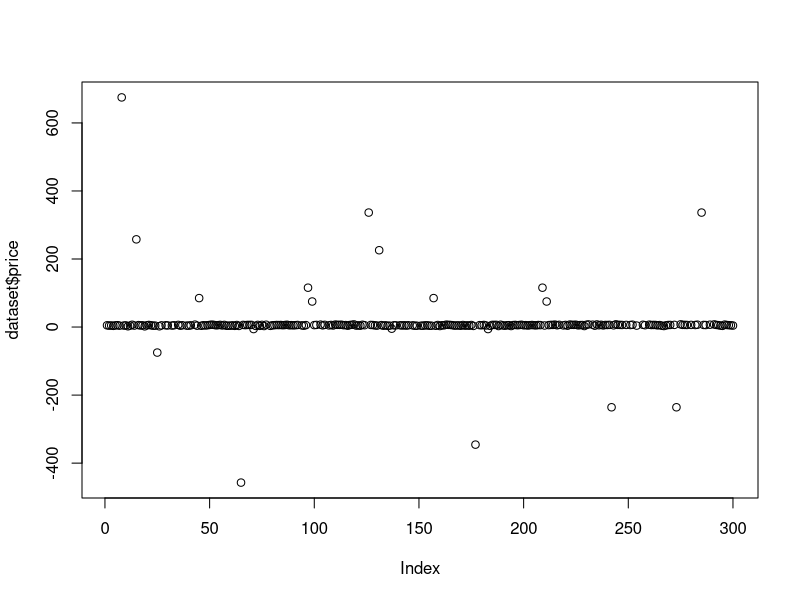
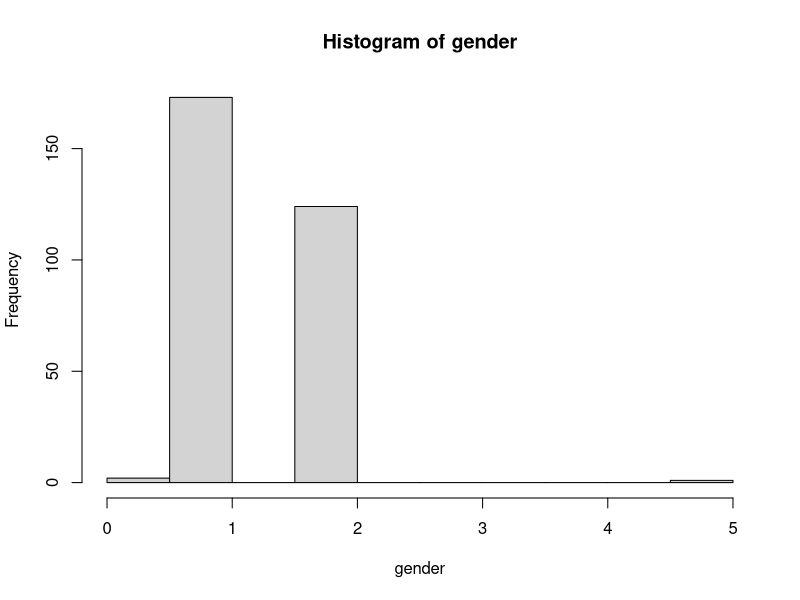
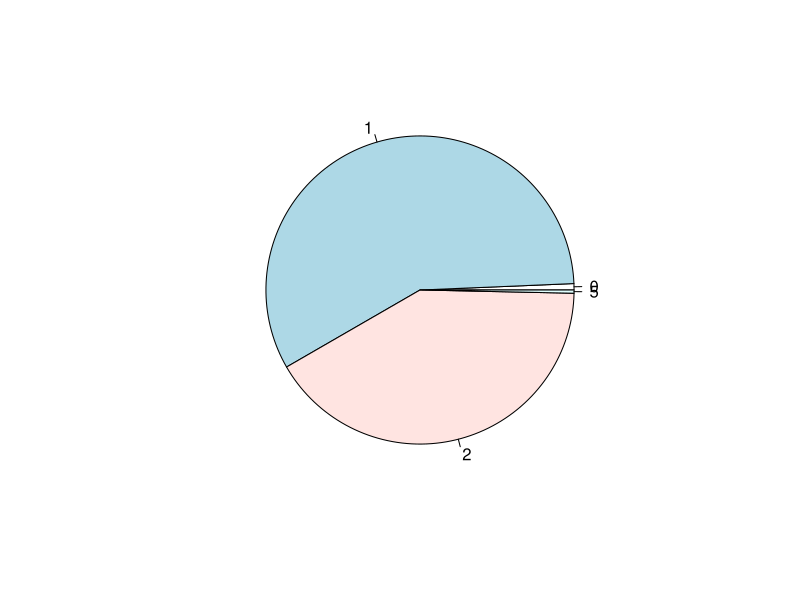
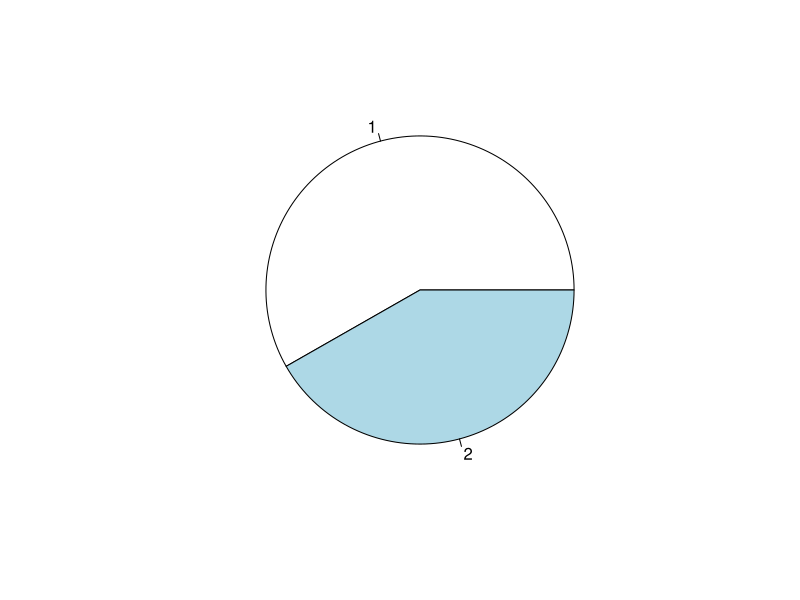
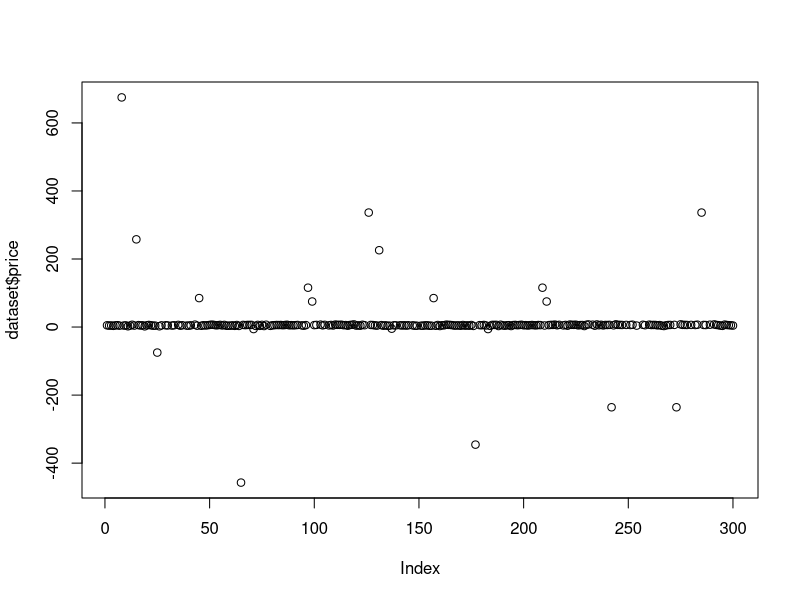
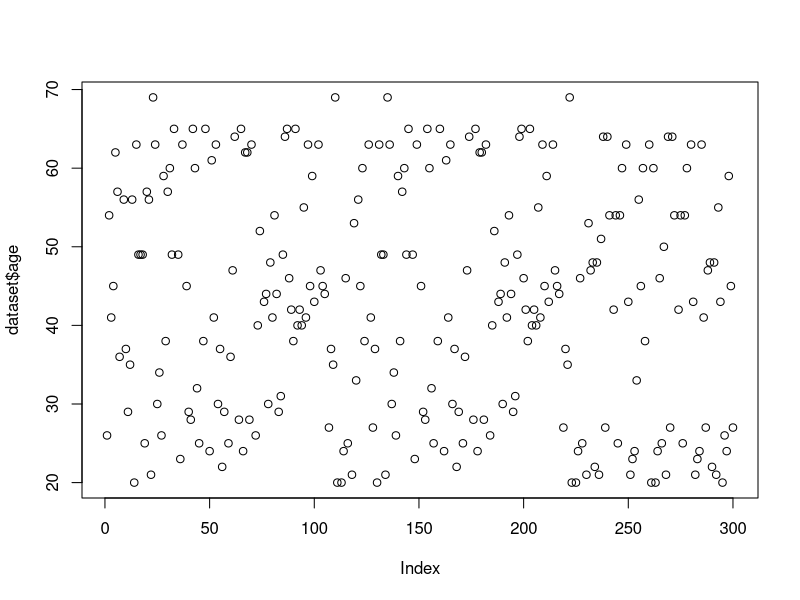
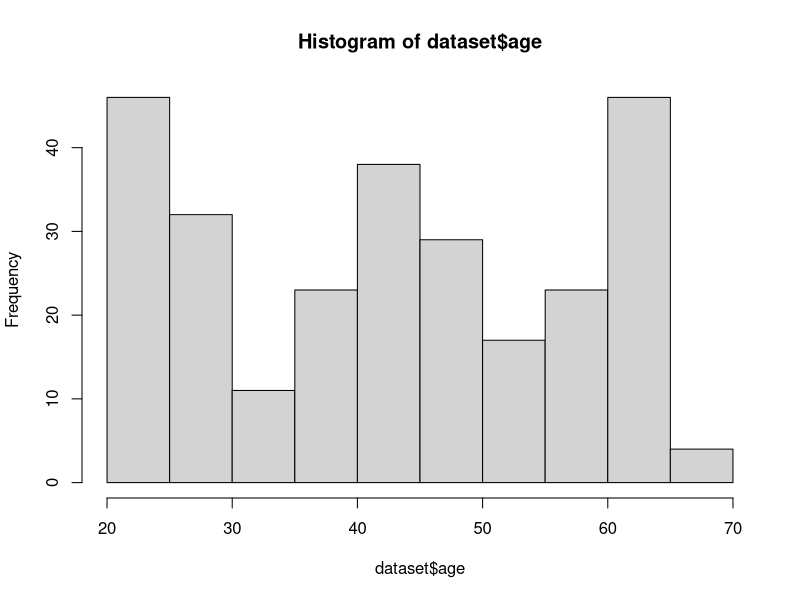

Source code (R) for these figures, in order: (Note: this script raises an error after producing the figures.)
# 1. 탐색적 데이터 분석

# 실습 데이터 읽어오기

setwd("C:/Rwork/Part-II")
dataset <- read.csv("dataset.csv", header=TRUE) # 헤더가 있는 경우
#부모에 따라 자녀의 합격여부
#1) 데이터 셋 보기

# 데이터셋 전체 보기
View(dataset) # 뷰어창 출력

# 간단이 앞쪽/뒤쪽 조회
head(dataset) 
tail(dataset) 

# 2) 데이터 셋 구조보기
names(dataset) # 변수명(컬럼)
attributes(dataset) # names(), class, row.names
str(dataset) # 데이터 구조보기

# 3) 데이터 셋 조회 
dataset$age 
dataset$resident
length(dataset$age) # data 수-300개 

x <- dataset$gender # 조회결과 변수 저장
y <- dataset$price
x;y

plot(dataset$price) # 산점도 형태 전반적인 가격분포 보기
# $기호 대신 [""]기호를 이용한 변수 조회
dataset["gender"] 
dataset["price"]

# 색인(index)으로 변수의 위치값 조회
dataset[2] # 두번째 컬럼
dataset[6] # 여섯번째 컬럼
dataset[3,] # 3번째 관찰치(행) 전체
dataset[,3] # 3번째 변수(열) 전체

# dataset 데이터 중 변수를 2개 이상 조회하는 경우
dataset[c("job","price")]
dataset[c(2,6)] 

dataset[c(1,2,3)] 
dataset[c(1:3)] 
dataset[c(2,4:6,3,1)] 

# 2. 결측치 처리 - NA 

summary(dataset$price) 
sum(dataset$price) # NA 출력

# 결측데이터 제거 방법1
sum(dataset$price, na.rm=T) # 2362.9

# 결측데이터 제거 방법2 
price2 <- na.omit(dataset$price) 
sum(price2) # 2362.9
length(price2) # 270 -> 30개 제거

# 3. 극단치 발견과 정제

# 1) 범주형 변수 극단치 처리
gender <- dataset$gender

# outlier 확인
hist(gender) # 히스토그램
table(gender) # 빈도수
pie(table(gender)) # 파이 차트

# gender 변수 정제(1,2)
data <- subset(dataset,dataset$gender==1 | dataset$gender==2)
data # gender변수 데이터 정제
length(data$gender) # 297개 - 3개 정제됨
pie(table(data$gender))

# 2) 비율척도 극단치 처리
dataset$price # 세부데이터 보기
length(dataset$price) #300개(NA포함)
plot(dataset$price) # 산점도 
summary(dataset$price) # 범위확인

# price변수 정제
data <- subset(dataset, dataset$price >= 2 & dataset$price <= 8)
#summary 결과 바탕으로 그냥 가격 범위를 저렇게 지정함 2~8
length(data$price) 
stem(data$price) # 줄기와 잎 도표보기
#줄기 - 잎, 2.1 1개 2.3은 2개
# -------------------------------------------------------------
# <실습문제1> age 변수를 대상으로 outlier를 확인하시오.

# <실습문제2> age 변수를 대상으로 20~69세 범위로 정제하시오.
# -------------------------------------------------------------
dataset$age
plot(dataset$age)
hist(dataset$age)
summary(dataset$age)

#4. 역코딩 - 긍정순서(5~1)
#만족도 조사 1. 매우만족 5.매우 불만족
#이런경우를 1을 5로 바꾸자. 그래야 점수가 높을 때 만족인 줄 앎
survey <- data$survey
csurvey <- 6-survey # 역코딩
csurvey
survey  # 역코딩 결과와 비교
data$survey <- csurvey # survery 수정
head(data) # survey 결과 확인

# -------------------------------------------------------------
# <실습문제3> 직급(position)순서(1급 -> 5급, 5급 -> 1급)으로 역코딩 하시오.
# -------------------------------------------------------------
position=data$position
position2=6-position
data$position2=position2
data[,c('position','position2')]

# 5. 코딩변경 - 나이 기준 변수 리코딩
data$age2[data$age <= 30] <-"청년층"
data$age2[data$age > 30 & data$age <=45] <-"중년층"
data$age2[data$age > 45] <-"장년층"

#6.파생변수 생성 - 기존 데이터로 새로운 변수 생성
data$resident2[data$resident == 1] <-"특별시"
data$resident2[data$resident >=2 & data$resident <=4] <-"광역시"
data$resident2[data$resident == 5] <-"시구군"
head(data) # data 테이블 전체 - age2 컬럼 생성
head(data[c("resident","resident2")]) # 2개만 지정

# -------------------------------------------------------------
# <연습문제>
# 1. resident변수의 NA 값을 제거한 후 data 변수에 저장하시오.
summary(data$resident)
length(data$resident)
a=na.omit(data$resident)
length(a)

b=subset(data1, data1$resident!='NA')
c=data1[data1$resident!='NA',]
d=data1[!is.na(data1$resident),]

#####!!!!!!!!!! ==NA 이런거 절대 쓰지마 NA판별은 is.na!!!!####
stranger=subset(data, data$age=='NA')
stranger=subset(data, is.na(data$age))
stranger1=subset(data, !is.na(data$age))


# 2. gender변수를 대상으로 1 -> 남자, 2 -> 여자 형태로 리코딩하여 
#    gender2변수에 추가한 후 파이차트로 결과를 확인하시오.
summary(data$gender)
data$gender2[data$gender==1]='남자'
data$gender2[data$gender==2]='여자'
pie(table(data$gender2))
View(data)

# 3. 나이를 30세 이하-> 1, 30~45-> 2, 45이상-> 3 으로 리코딩하여
#    age3변수에 추가한 후 age, age2, age3 변수 3개만 확인하시오.
# -------------------------------------------------------------
data$age3[data$age<=30]=1
data$age3[data$age>30&data$age<=45]=2
data$age3[data$age>45]=3

table(data$age3)
data[c('age','age3')]

# 7.정제된 데이터 및 표본 셈플링
getwd()
setwd("c:/Rwork/Part-II")

# (1) 정제된 데이터 저장
write.csv(data,"cleanData.csv", quote=F, row.names=F) 

# (2) 저장된 파일 불러오기/확인
data <- read.csv("cleanData.csv", header=TRUE)
data 
length(data$age) # 길이 확인

# (3) 표본 셈플링
choice <- sample(1:nrow(data),30) # 30개 무작위 추출

choice2 <- sample(nrow(data), 30) #sample과 동일

choice3 <- sample(50:nrow(data), 30) # 50~end

choice4 <- sample(c(50:100), 30) # 50~100


#다양한 범위를 지정해서 무작위 셈플링
sample(c(10:50, 40:150, 160:190),30)

# 마지막 행수 직접 입력
choicePrice <- sample(1:234,30) 
choicePrice # 셈플링 결과 

# 특정 변수 대상 셈플링 불가
